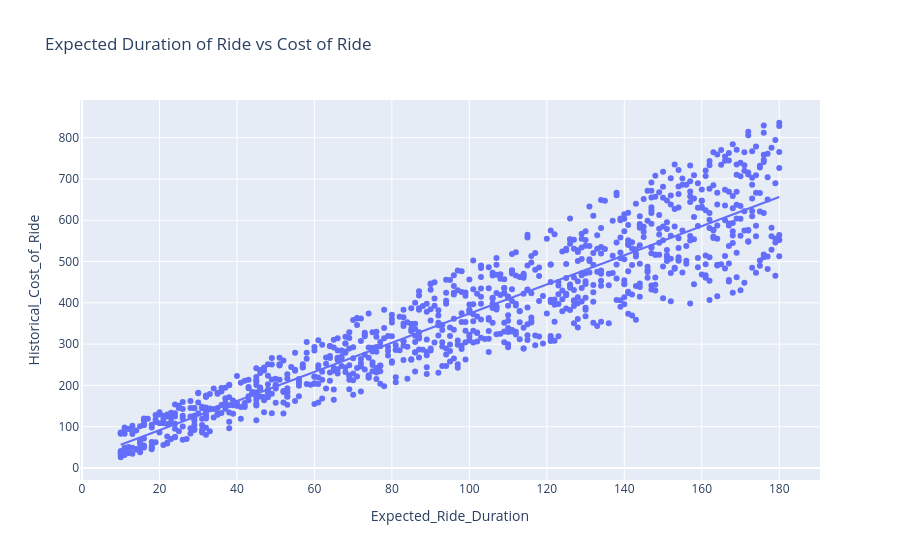

Here is the notebook cell this chart was saved with:
### Code cell
fig = px.scatter(
    data,
    x="Expected_Ride_Duration",
    y="Historical_Cost_of_Ride",
    title="Expected Duration of Ride vs Cost of Ride",
    trendline="ols",
)
fig.show()

### Figure 1 — Plotly figure (JSON) as saved in the notebook; plotly's stock layout.template omitted (floating-point values rounded to 4 significant figures; data arrays with more than 128 entries replaced by an {"elided": "..."} marker saying what was removed)
{"data": [{"hovertemplate": "Expected_Ride_Duration=%{x}<br>Historical_Cost_of_Ride=%{y}<extra></extra>", "legendgroup": "", "marker": {"color": "#636efa", "symbol": "circle"}, "mode": "markers", "name": "", "orientation": "v", "showlegend": false, "type": "scatter", "x": {"elided": "1000 int values"}, "xaxis": "x", "y": {"elided": "1000 float values"}, "yaxis": "y"}, {"hovertemplate": "<b>OLS trendline</b><br>Historical_Cost_of_Ride = 3.53091 * Expected_Ride_Duration + 20.8668<br>R<sup>2</sup>=0.860344<br><br>Expected_Ride_Duration=%{x}<br>Historical_Cost_of_Ride=%{y} <b>(trend)</b><extra></extra>", "legendgroup": "", "marker": {"color": "#636efa", "symbol": "circle"}, "mode": "lines", "name": "", "showlegend": false, "type": "scatter", "x": {"elided": "1000 int values"}, "xaxis": "x", "y": {"elided": "1000 float values"}, "yaxis": "y"}], "layout": {"legend": {"tracegroupgap": 0}, "title": {"text": "Expected Duration of Ride vs Cost of Ride"}, "xaxis": {"anchor": "y", "domain": [0, 1], "title": {"text": "Expected_Ride_Duration"}}, "yaxis": {"anchor": "x", "domain": [0, 1], "title": {"text": "Historical_Cost_of_Ride"}}}}
